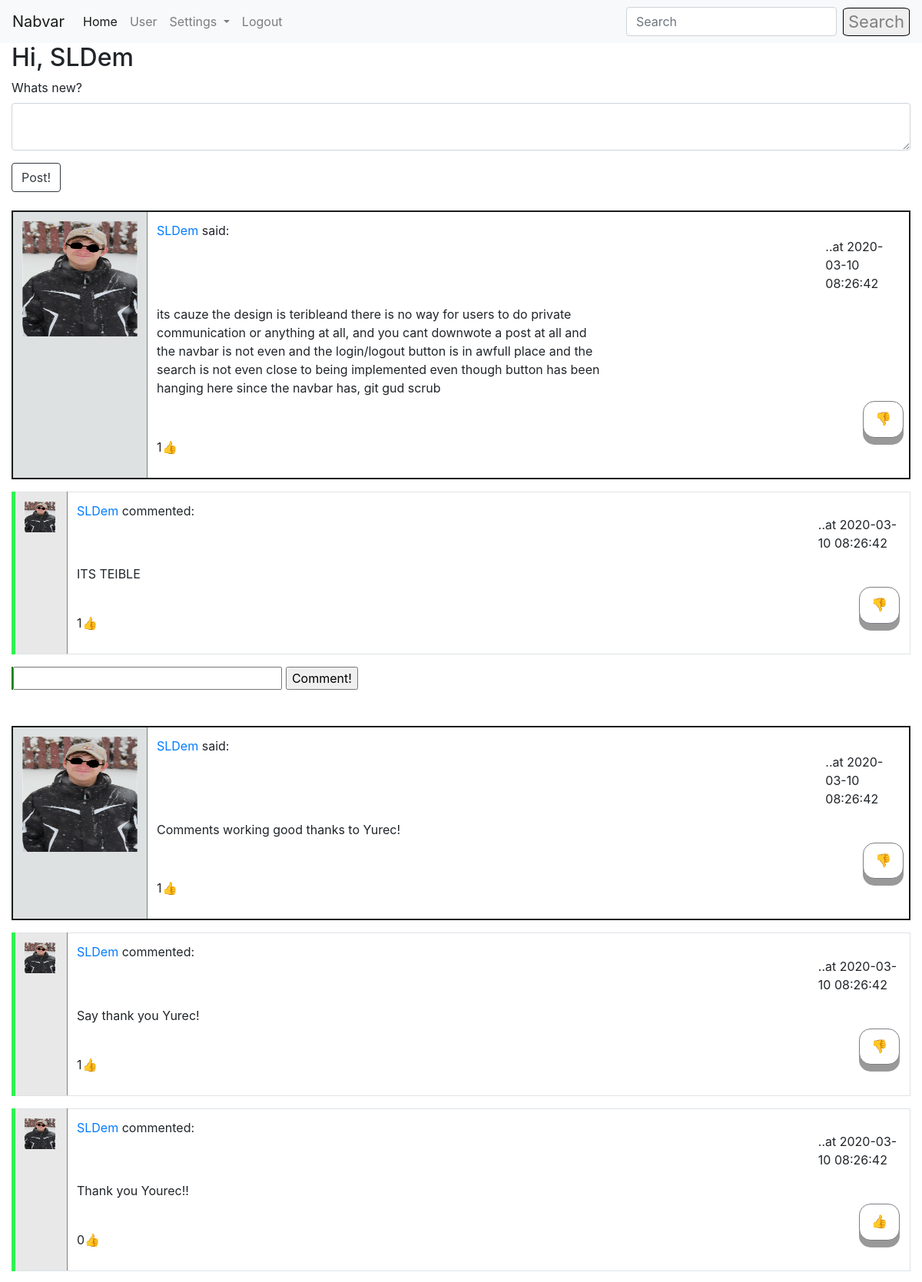
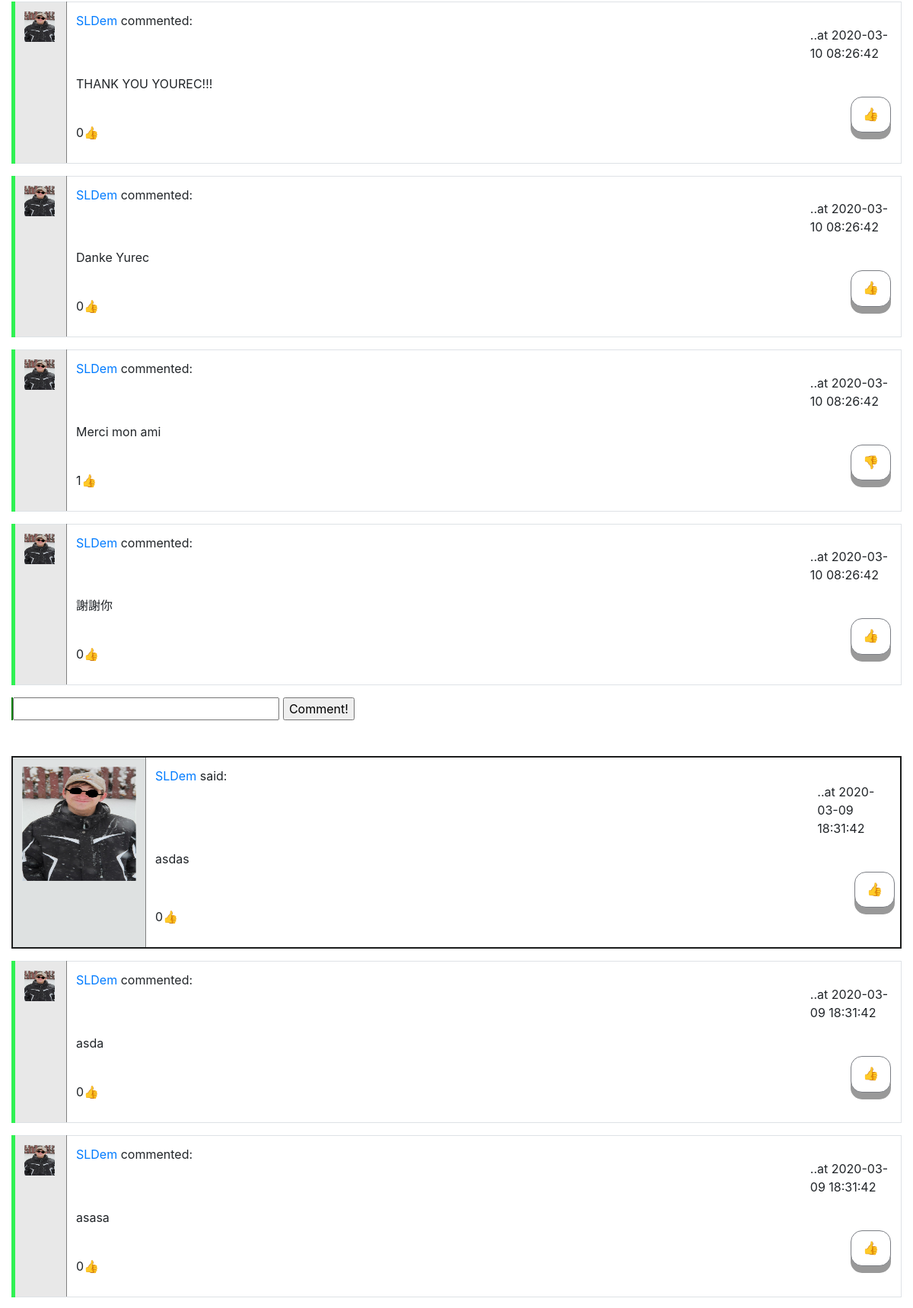
Screenshot of /home (signed in, upper part) with the database file from the repository (2 pictures, top to bottom).
### app/models.py (models this page shows, shortened)
class User(UserMixin, db.Model):
    id = db.Column(db.Integer, primary_key=True)
    username = db.Column(db.String(64), index=True, unique=True)
    email = db.Column(db.String(124), index=True, unique=True)
    password_hash = db.Column(db.String(128))
    about_me = db.Column(db.String(1024))
    last_seen = db.Column(db.DateTime, default=datetime.utcnow())
    avatar_set = db.Column(db.Boolean, default=False)
    posts = db.relationship("Post", backref='author', lazy='dynamic')
    comments = db.relationship("Comment", backref='commenter', lazy='dynamic')
    followed = db.relationship(
        'User', secondary=followers,
        primaryjoin=(followers.c.follower_id == id),
        secondaryjoin=(followers.c.followed_id == id),
        backref=db.backref('followers', lazy='dynamic'), lazy='dynamic')
    liked = db.relationship(
        'PostLike',
        foreign_keys='PostLike.user_id',
        backref='user', lazy='dynamic')
    comment_liked = db.relationship(
        'CommentLike',
        foreign_keys='CommentLike.user_id',
        backref='user', lazy='dynamic')
    def liked_post(self, post):
        return PostLike.query.filter(PostLike.user_id == self.id,
                                     PostLike.post_id == post.id).count() > 0
    def liked_comment(self, comment):
        return CommentLike.query.filter(CommentLike.user_id == self.id,
                                        CommentLike.comment_id == comment.id).count() > 0

class Post(db.Model):
    id = db.Column(db.Integer, primary_key=True)
    body = db.Column(db.String(140))
    timestamp = db.Column(db.DateTime, index=True, default=datetime.utcnow())
    user_id = db.Column(db.Integer, db.ForeignKey('user.id'))
    likes = db.relationship('PostLike', backref='post', lazy='dynamic')
    comments = db.relationship('Comment', backref='comment', lazy='dynamic')

class Comment(db.Model):
    id = db.Column(db.Integer, primary_key=True)
    body = db.Column(db.String(1028))
    timestamp = db.Column(db.DateTime(), default=datetime.utcnow(), index=True)
    post_id = db.Column(db.Integer, db.ForeignKey('post.id'))
    user_id = db.Column(db.Integer, db.ForeignKey('user.id'))
    comment_likes = db.relationship('CommentLike', backref='comment', lazy='dynamic')

### app/routes.py (the view)
@login_required
@app.route('/', methods=['POST', 'GET'])
@app.route('/home', methods=['POST', 'GET'])
def home():
    if current_user.is_authenticated:
        form = PostForm()
        if form.validate_on_submit():
            post = Post(body=form.post.data, author=current_user)
            db.session.add(post)
            db.session.commit()
            flash('Your post has been posted!')
            return redirect(url_for('home', post_id=post.id))
        page = request.args.get('page', 1, type=int)
        posts = Post.query.order_by(Post.timestamp.desc()).paginate(
            page, 5, False)
        next_url = url_for('home', page=posts.next_num if posts.has_next else None)
        prev_url = url_for('home', page=posts.prev_num if posts.has_prev else None)
        comments = Comment.query.all()
        return render_template('home.html', title='Home', form=form, user=user, username=current_user.username,
                               posts=posts.items, comments=comments, next_url=next_url, prev_url=prev_url)
    return redirect(url_for('login'))

### app/forms.py
class PostForm(FlaskForm):
    post = TextAreaField("Whats new?", validators=[DataRequired(), Length(min=1, max=1028)])
    submit = SubmitField('Post!')

### app/models.py (called while the page is built)
@login.user_loader
def load_user(id):
    return User.query.get(int(id))

### app/routes.py (called while the page is built)
@app.before_request
def before_request():
    if current_user.is_authenticated:
        current_user.last_seen = datetime.utcnow()
        db.session.commit()

### app/templates/home.html (shortened to what this page needs)
{% extends "base.html" %}
{% import "bootstrap/wtf.html" as wtf %}
{% block app_content %}
    <h2>Hi, {{current_user.username}}</h2>
    {% if form %}
        {{ wtf.quick_form(form, button_map={'submit':'btn btn-outline-dark'}) }}
    {% endif %}
    <br>
    {% for post in posts %}
        {% include "_post.html" %}
    {% endfor %}
{% endblock %}

### app/templates/base.html (shortened to what this page needs)
<!doctype html>
<html>
    <head>
        <link rel="stylesheet" href="https://stackpath.bootstrapcdn.com/bootstrap/4.4.1/css/bootstrap.min.css">
    </head>
    <body>
        <nav class="navbar navbar-expand-lg navbar-light bg-light">
          <a class="navbar-brand" href="#">Nabvar</a>
          <div class="collapse navbar-collapse" id="navbarSupportedContent">
            <ul class="navbar-nav mr-auto">
              <li class="nav-item active">
                <a class="nav-link" href="/home">Home <span class="sr-only">(current)</span></a>
              </li>
              <li class="nav-item">
                <a class="nav-link" href="{{url_for('user', username=current_user.username) }}">User</a>
              </li>
              <li class="nav-item dropdown">
                <a class="nav-link dropdown-toggle" href="#" id="navbarDropdown" role="button" data-toggle="dropdown" aria-haspopup="true" aria-expanded="false">
                  Settings
                </a>
              </li>
              {% if current_user.is_anonymous %}
              <li class="nav-item">
                <a class="nav-link" href="/login">Login</a>
              </li>
              {% else %}
              <li class="nav-item">
                <a class="nav-link" href="/logout">Logout</a>
              </li>
              {% endif %}
            </ul>
            <form class="form-inline my-2 my-lg-0">
              <input class="form-control mr-sm-2" type="search" placeholder="Search" aria-label="Search">
              <button class="search_button" type="submit">Search</button>
            </form>
          </div>
        </nav>
    </body>
</html>
{% block content %}
    <div class="container-fluid">
        {% block app_content %}{% endblock %}
    </div>
{% endblock %}

### app/templates/_post.html (shortened to what this page needs)
<table class="table table-bordered">
    <tr style="border: solid; border-color: #1B1C1C; border-width: 2px;">
        <td width="70x" style="background-color: #DEE1E1; border-right: 1px solid grey;">
            <a href="{{ url_for('user', username=post.author.username) }}">
                {% if post.author.avatar_set %}
                    <img height="150px" width="150px" src="{{ url_for('static', filename=post.author.username + '.jpg') }}">
                {% else %}
                    <img style="border-style: solid; border-radius: 10%; border-color: black; border-width: 1px; background-color: white;" src="{{ avatars.robohash(post.author.username, size='150') }}" />
                {% endif %}
            </a>
        </td>
        <td>
            <p><a href="{{ url_for('user', username=post.author.username) }}">
                {{ post.author.username }}
            </a>said: </p> <p style="margin-left: 90%; margin-top: -2%;">..at {{post.timestamp.replace(microsecond=0)}}</p>
            <p style="width: 60%;" id="post{{ post.id }}">{{ post.body }}</p>
            {% if current_user.liked_post(post) %}
                <a href="{{ url_for('like_action', post_id=post.id, action='dislike') }}"><div class="button" style="margin-left: 95%; margin-top: -2%;">&#128078</div></a>
            {% else %}
                <a href="{{ url_for('like_action', post_id=post.id, action='like') }}"><div class="button" style="margin-left: 95%; margin-top: -2%;">&#128077</div></a>
            {% endif %}
            <p style="width: 11%;">{{ post.likes.count() }}&#128077</p>
        </td>
    </tr>
    {% for comment in comments %}
        {% if comment in post.comments %}
            {% include "_comment.html" %}
        {% endif %}
    {% endfor %}
</table>
<form action="{{ url_for('comment', post_id=post.id) }}" method="post" style="margin-bottom: 4%; border-left: 2px solid green;">
    <input style="width: 30%;" type=text name=comment>
    <input type=submit value=Comment!>
</form>

### app/templates/_comment.html
<table class="table table-bordered" style="border-left: 5px solid; border-color: #30F153">
    <tr>
        <td width="70x" style="background-color: #E8E8E8; border-right: 1px solid grey;">
            <a href="{{ url_for('user', username=comment.commenter.username) }}">
                {% if comment.commenter.avatar_set %}
                    <img height="40px" width="40px" src="{{ url_for('static', filename=comment.commenter.username + '.jpg') }}">
                {% else %}
                    <img style="border-style: solid; border-radius: 10%; border-color: black; border-width: 1px; background-color: white;" src="{{ avatars.robohash(comment.commenter.username, size='40') }}" />
                {% endif %}
            </a>
        </td>
        <td>
            <p><a href="{{ url_for('user', username=comment.commenter.username) }}">
                {{ comment.commenter.username }}
            </a>commented: </p> <p style="margin-left: 90%; margin-top: -2%;">..at {{comment.timestamp.replace(microsecond=0)}}</p>
            <p style="width: 60%;">{{ comment.body }}</p>
            {% if current_user.liked_comment(comment) %}
                <a href="{{ url_for('comment_like_action', comment_id=comment.id, action='dislike') }}"><div class="button" style="margin-left: 95%; margin-top: -2%; margin-bottom: -10%;">&#128078</div></a>
            {% else %}
                <a href="{{ url_for('comment_like_action', comment_id=comment.id, action='like') }}"><div class="button" style="margin-left: 95%; margin-top: -2%; margin-bottom: -10%;">&#128077</div></a>
            {% endif %}
            <p style="width: 11%;">{{ comment.comment_likes.count() }}&#128077</p>
        </td>
    </tr>
</table>

### app/templates/base.html (style rules this page uses)
.search_button { border-style: solid; border-width: 0.7px; border-radius: 10%; color: grey !important; font-size: 22px; }
.button { outline: none !important; display: inline-block; padding: 10px 15px; font-size: 17px; cursor: pointer; text-align: center; text-decoration: none; outline: none; color: black !important; background-color: white; border: solid; border-color: #7B7E84; border-width: 1px; border-radius: 15px; box-shadow: 0 9px #999; }

### rows the page displays
User: username "SLDem"
Post: username (picture), author.username "SLDem", timestamp.replace "2020-03-10 08:26:42", body "its cauze the design is teribleand there is no way for users to do private communication or anything at all, and you cant downwote a post at all and the navbar is not even and the login/logout button is in awfull place and the search is not even close to being implemented even though button has been hanging here since the navbar has, git gud scrub", likes.count "1"
Comment: username (picture), commenter.username "SLDem", timestamp.replace "2020-03-10 08:26:42", body "ITS TEIBLE", comment_likes.count "1"
Post: username (picture), author.username "SLDem", timestamp.replace "2020-03-10 08:26:42", body "Comments working good thanks to Yurec!", likes.count "1"
Comment: username (picture), commenter.username "SLDem", timestamp.replace "2020-03-10 08:26:42", body "Say thank you Yurec!", comment_likes.count "1"
Comment: username (picture), commenter.username "SLDem", timestamp.replace "2020-03-10 08:26:42", body "Thank you Yourec!!", comment_likes.count "0"
Comment: username (picture), commenter.username "SLDem", timestamp.replace "2020-03-10 08:26:42", body "THANK YOU YOUREC!!!", comment_likes.count "0"
Comment: username (picture), commenter.username "SLDem", timestamp.replace "2020-03-10 08:26:42", body "Danke Yurec", comment_likes.count "0"
Comment: username (picture), commenter.username "SLDem", timestamp.replace "2020-03-10 08:26:42", body "Merci mon ami", comment_likes.count "1"
Comment: username (picture), commenter.username "SLDem", timestamp.replace "2020-03-10 08:26:42", body "謝謝你", comment_likes.count "0"
Post: username (picture), author.username "SLDem", timestamp.replace "2020-03-09 18:31:42", body "asdas", likes.count "0"
Comment: username (picture), commenter.username "SLDem", timestamp.replace "2020-03-09 18:31:42", body "asda", comment_likes.count "0"
Comment: username (picture), commenter.username "SLDem", timestamp.replace "2020-03-09 18:31:42", body "asasa", comment_likes.count "0"
